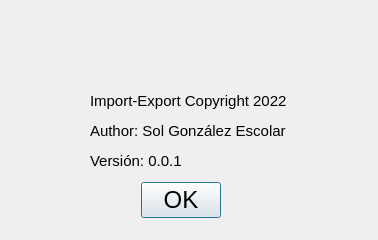
<?xml version="1.0" encoding="UTF-8"?>
<ui version="4.0">
 <class>windowinformacion</class>
 <widget class="QDialog" name="windowinformacion">
  <property name="geometry">
   <rect>
    <x>0</x>
    <y>0</y>
    <width>378</width>
    <height>240</height>
   </rect>
  </property>
  <property name="windowTitle">
   <string>Acerca de Import/Export</string>
  </property>
  <property name="modal">
   <bool>true</bool>
  </property>
  <widget class="QDialogButtonBox" name="btnBoxAviso">
   <property name="geometry">
    <rect>
     <x>140</x>
     <y>170</y>
     <width>81</width>
     <height>61</height>
    </rect>
   </property>
   <property name="sizePolicy">
    <sizepolicy hsizetype="Expanding" vsizetype="Fixed">
     <horstretch>7</horstretch>
     <verstretch>0</verstretch>
    </sizepolicy>
   </property>
   <property name="minimumSize">
    <size>
     <width>0</width>
     <height>0</height>
    </size>
   </property>
   <property name="sizeIncrement">
    <size>
     <width>1</width>
     <height>0</height>
    </size>
   </property>
   <property name="baseSize">
    <size>
     <width>2</width>
     <height>0</height>
    </size>
   </property>
   <property name="font">
    <font>
     <pointsize>18</pointsize>
    </font>
   </property>
   <property name="autoFillBackground">
    <bool>false</bool>
   </property>
   <property name="standardButtons">
    <set>QDialogButtonBox::Ok</set>
   </property>
  </widget>
  <widget class="QLabel" name="lblAviso">
   <property name="geometry">
    <rect>
     <x>90</x>
     <y>80</y>
     <width>221</width>
     <height>41</height>
    </rect>
   </property>
   <property name="font">
    <font>
     <pointsize>11</pointsize>
    </font>
   </property>
   <property name="text">
    <string>Import-Export Copyright 2022</string>
   </property>
  </widget>
  <widget class="QLabel" name="lblImageAviso">
   <property name="geometry">
    <rect>
     <x>150</x>
     <y>20</y>
     <width>71</width>
     <height>71</height>
    </rect>
   </property>
   <property name="text">
    <string/>
   </property>
   <property name="pixmap">
    <pixmap>img/frutas.ico</pixmap>
   </property>
   <property name="scaledContents">
    <bool>true</bool>
   </property>
  </widget>
  <widget class="QLabel" name="lblAviso_2">
   <property name="geometry">
    <rect>
     <x>90</x>
     <y>110</y>
     <width>221</width>
     <height>41</height>
    </rect>
   </property>
   <property name="font">
    <font>
     <pointsize>11</pointsize>
    </font>
   </property>
   <property name="text">
    <string>Author: Sol González Escolar</string>
   </property>
  </widget>
  <widget class="QLabel" name="lblAviso_3">
   <property name="geometry">
    <rect>
     <x>90</x>
     <y>140</y>
     <width>221</width>
     <height>41</height>
    </rect>
   </property>
   <property name="font">
    <font>
     <pointsize>11</pointsize>
    </font>
   </property>
   <property name="text">
    <string>Versión: 0.0.1</string>
   </property>
  </widget>
 </widget>
 <resources>
  <include location="img/warning.qrc"/>
 </resources>
 <connections/>
</ui>
